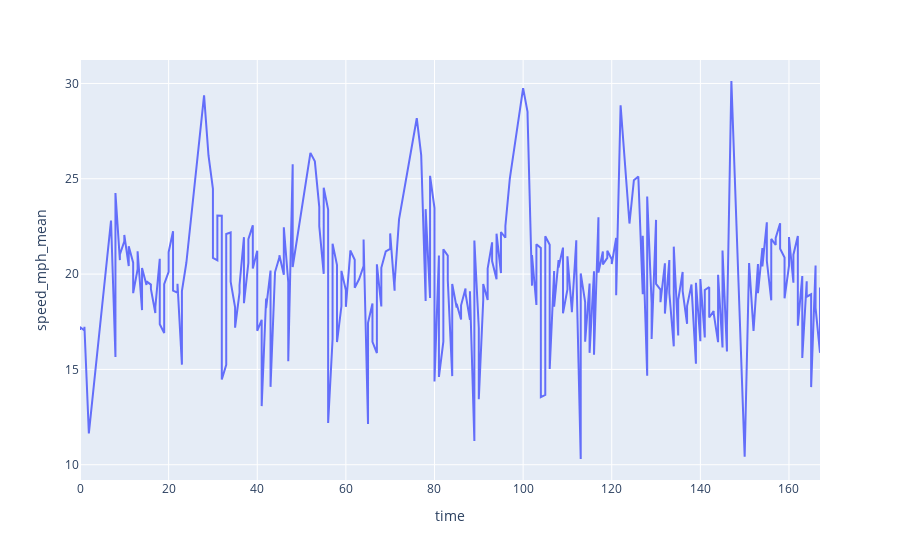

The notebook cell this image was saved under:
### Code cell
sample = df[df['osm_way_id'] == 598020854]
px.line(sample, x='time', y='speed_mph_mean')

### Figure 1 — Plotly figure (JSON) as saved in the notebook; plotly's stock layout.template omitted (floating-point values rounded to 4 significant figures; data arrays with more than 128 entries replaced by an {"elided": "..."} marker saying what was removed)
{"data": [{"hovertemplate": "time=%{x}<br>speed_mph_mean=%{y}<extra></extra>", "legendgroup": "", "line": {"color": "#636efa", "dash": "solid"}, "marker": {"symbol": "circle"}, "mode": "lines", "name": "", "orientation": "v", "showlegend": false, "type": "scatter", "x": {"elided": "280 int values"}, "xaxis": "x", "y": {"elided": "280 float values"}, "yaxis": "y"}], "layout": {"legend": {"tracegroupgap": 0}, "margin": {"t": 60}, "xaxis": {"anchor": "y", "domain": [0, 1], "title": {"text": "time"}}, "yaxis": {"anchor": "x", "domain": [0, 1], "title": {"text": "speed_mph_mean"}}}}
